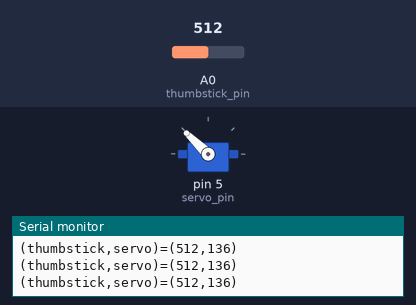
Recording of a sketch running on a simulated Arduino Uno, built with avr-gcc and run on an emulated ATmega328P. Parts: servo, the last lines printed to the serial monitor. Inputs (shaded band) come from the test bench; at power-on: A0 (thumbstick_pin) = 512.

Above: at 1.2 s.
1.3 s: A0 (thumbstick_pin) set to 391
At 1.7 s:
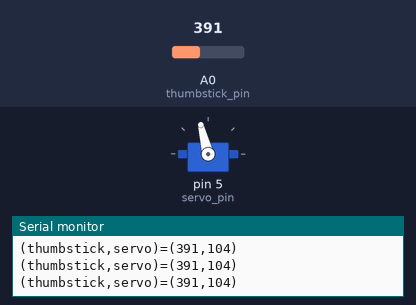
2.8 s: A0 (thumbstick_pin) set to 360
At 3.9 s:
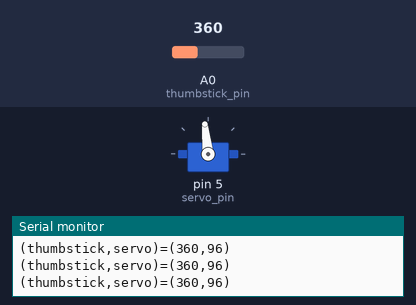
4.3 s: A0 (thumbstick_pin) set to 685
At 5.4 s:
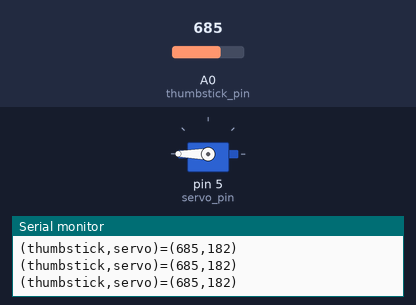
5.8 s: A0 (thumbstick_pin) set to 0
At 6.3 s:
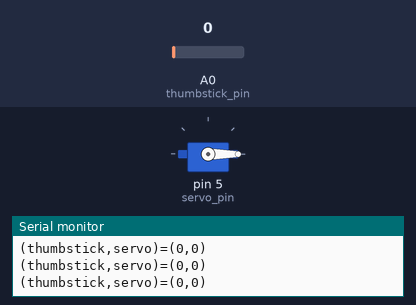
7.3 s: A0 (thumbstick_pin) set to 33
At 8.2 s:
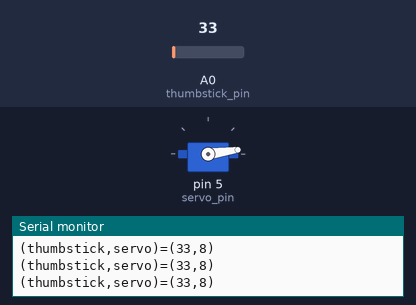
10.3 s: A0 (thumbstick_pin) set to 41
At 10.7 s:
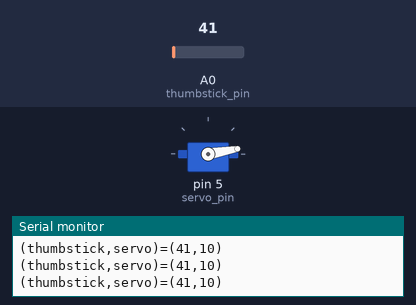
Timing chart, 0 to 13.3 s (numbered marks = the images above; inputs shaded):
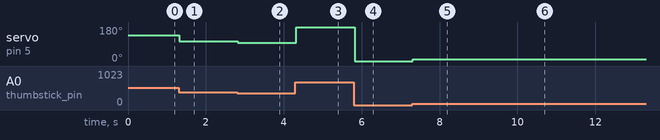

Measured:
- after the input at 1.3 s, servo on pin 5 (servo_pin): 136° → 104° at once
- after the input at 2.8 s, servo on pin 5 (servo_pin): 104° → 96° at once
- after the input at 4.3 s, servo on pin 5 (servo_pin): 96° → 180° at once
- after the input at 5.8 s, servo on pin 5 (servo_pin): 180° → 0° at once
- after the input at 7.3 s, servo on pin 5 (servo_pin): 0° → 8° at once
- after the input at 10.3 s, servo on pin 5 (servo_pin): 8° → 10° at once

The sketch:

servo.ino
```cpp
// Program to test the servo
//
// Prints the position of the servo
//  and sweeps from 0 to 180 degrees
//  and sweeps back from 180 to 0 degrees
//
//  Arduino to servo connections
//  Arduino 5V to VCC (red wire) of servo
//  Arduino digital PWM pin 9 to SIG (orange or white wire) of servo
//  Connect GND from the Arduino to GND (black wire) of the servo
// Arduino A0 connected to Y of thumbstickA


// Import Arudino's Servo library
#include <Servo.h>

#define BAUDRATE 9600

#define servo_pin 5

#define thumbstick_pin A0
int thumbstick_neutral=337;
int thumbstick_min=0;
int thumbstick_max=675;
int thumbstick_pos;
int servo_pos;


Servo servo;

void setup() {

  // Start Serial Monitor for feedback
  Serial.begin(BAUDRATE);

  // Attach servo pin to Servo object
  servo.attach(servo_pin);
}

void loop() {
  //read thumbstick position, map thumbstick position to servo position
  //write position to servo
  //print both to serial
  thumbstick_pos = analogRead(thumbstick_pin);
  servo_pos = thumbstick_pos/3.75;
  servo.write(servo_pos);

  Serial.print("(thumbstick,servo)=(");
  Serial.print(thumbstick_pos);
  Serial.print(",");
  Serial.print(servo_pos);
  Serial.println(")");

  delay(10);
}
```
